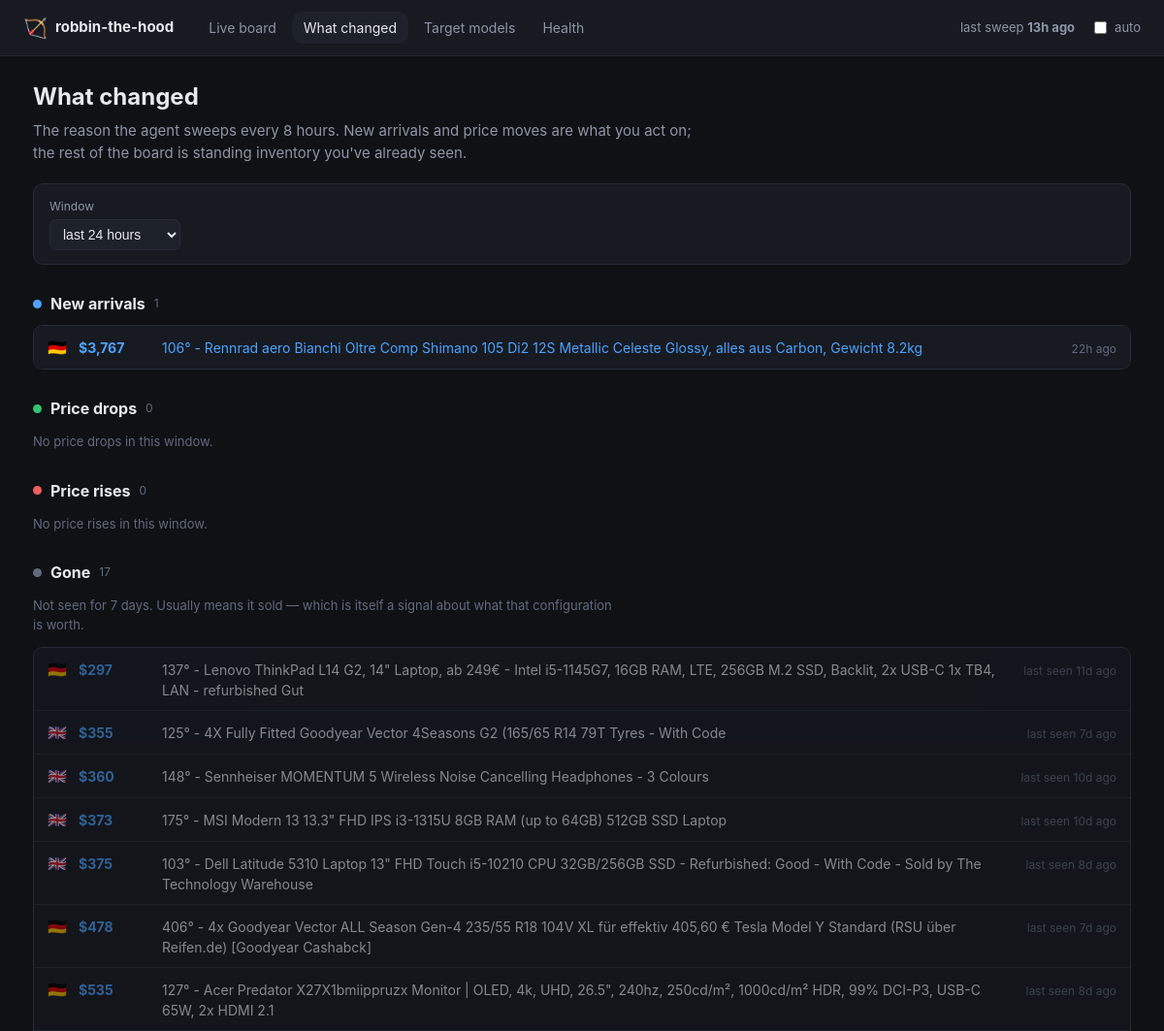
/changes (upper part), run on an earlier commit of the app's database.
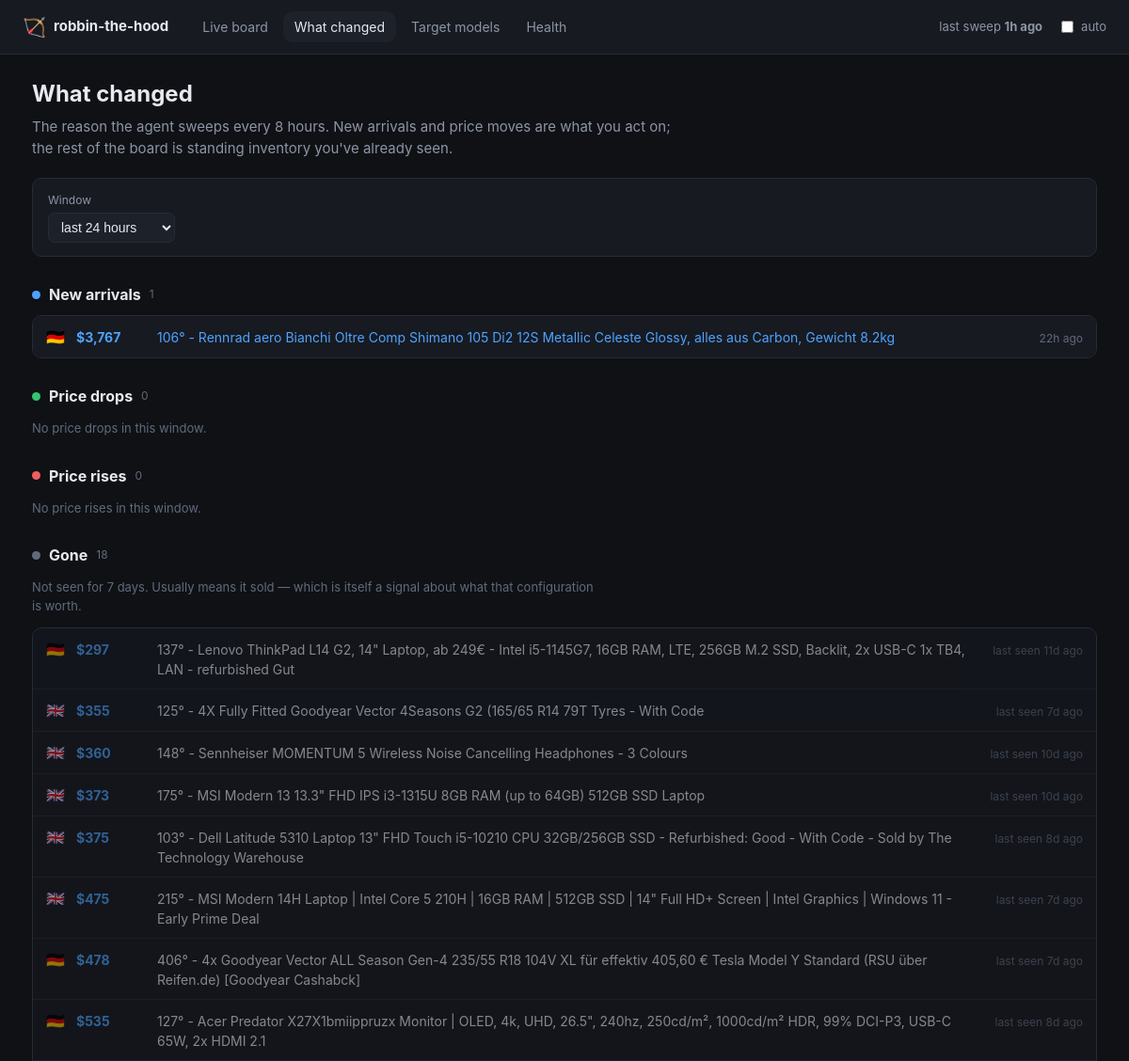
And on a later commit of the database.
### tables this page shows
CREATE TABLE listings (
    fingerprint     TEXT PRIMARY KEY,
    source          TEXT NOT NULL,
    listing_id      TEXT,
    title           TEXT NOT NULL,
    url             TEXT,
    region          TEXT NOT NULL,
    currency        TEXT NOT NULL,
    sticker_local   REAL,
    landed_usd      REAL,
    -- The FX rate is stored per listing so a comparison made weeks from now
    -- against today's record is still honest.
    fx_rate         REAL,
    fx_source       TEXT,
    fx_fetched_at   TEXT,
    score           REAL,
    model_key       TEXT,
    condition       TEXT,
    seller_name     TEXT,
    flags           TEXT,
    reject_reasons  TEXT,
    first_seen      TEXT NOT NULL,
    last_seen       TEXT NOT NULL,
    status          TEXT NOT NULL DEFAULT 'active'
, spec_line TEXT, score_breakdown TEXT, landed_explain TEXT);

### dashboard.py (the view)
@app.route("/changes")
def changes():
    hours = int(request.args.get("hours", 24))
    config = _config()
    with _open() as store:
        data = recent_changes(store, config, hours=hours)
        latest_run = store.latest_run_at()
    return render_template(
        "changes.html", changes=data, hours=hours, latest_run=latest_run,
        now=datetime.now(timezone.utc), active="changes",
        static_export=_static_export(),
    )

### dashboard.py (called while the page is built)
def _open():
    return Store(app.config["DEALS_DB"])

def _static_export() -> bool:
    return bool(app.config.get("STATIC_EXPORT"))

def _config():
    if app.config["DEALS_CONFIG"] is None:
        app.config["DEALS_CONFIG"] = load_config()
    return app.config["DEALS_CONFIG"]

@app.template_filter("money")
def money(value) -> str:
    return "—" if value is None else f"${value:,.0f}"

@app.template_filter("ago")
def ago(moment) -> str:
    if moment is None:
        return "never"
    delta = datetime.now(timezone.utc) - moment
    minutes = int(delta.total_seconds() // 60)
    if minutes < 1:
        return "just now"
    if minutes < 60:
        return f"{minutes}m ago"
    if minutes < 2880:
        return f"{minutes // 60}h ago"
    return f"{minutes // 1440}d ago"

### dealhunter/config.py (called while the page is built)
    def region(self, code: Region) -> RegionConfig:
        try:
            return self.regions[code]
        except KeyError as exc:  # pragma: no cover - config error, fails loudly
            raise KeyError(f"Region {code} is missing from config.yaml") from exc

### dealhunter/store.py (called while the page is built, shortened)
    def __enter__(self) -> "Store":
        return self

    def __exit__(self, *exc_info) -> None:
        self.close()

    def close(self) -> None:
        self.connection.commit()
        try:
            self.connection.execute("PRAGMA wal_checkpoint(TRUNCATE)")
        except sqlite3.Error as exc:  # pragma: no cover - non-fatal
            log.warning("Could not checkpoint the WAL: %s", exc)
        self.connection.close()

    @contextmanager
    def _tx(self):
        try:
            yield self.connection
            self.connection.commit()
        except Exception:
            self.connection.rollback()
            raise

    def _migrate(self) -> None:
        with self._tx() as connection:
            connection.executescript(SCHEMA)
            row = connection.execute("SELECT version FROM schema_version").fetchone()
            if row is None:
                connection.execute(
                    "INSERT INTO schema_version (version) VALUES (?)", (SCHEMA_VERSION,)
                )

    def latest_run_at(self) -> datetime | None:
        row = self.connection.execute(
            "SELECT started_at FROM runs WHERE finished_at IS NOT NULL "
            "ORDER BY id DESC LIMIT 1"
        ).fetchone()
        return datetime.fromisoformat(row["started_at"]) if row else None

### templates/changes.html (shortened to what this page needs)
{% extends "base.html" %}
{% block content %}
<div class="pagehead">
  <h1>What changed</h1>
  <p class="sub">
    The reason the agent sweeps every 8 hours. New arrivals and price moves are
    what you act on; the rest of the board is standing inventory you've already
    seen.
  </p>
</div>
<form class="filters" method="get">
  <label>Window
    <select name="hours" onchange="this.form.submit()">
      <option value="24"  {{ 'selected' if hours == 24 }}>last 24 hours</option>
    </select>
  </label>
</form>
<section class="changeblock">
  <h2><span class="dot new"></span> New arrivals
    <span class="n">{{ changes.new | length }}</span></h2>
  {% if changes.new %}
    <ul class="changes">
      {% for c in changes.new %}
        <li>
          <span class="flagicon">{{ c.region_flag }}</span>
          <span class="amount">{{ c.landed_usd | money }}</span>
          <a href="{{ c.url }}" target="_blank" rel="noopener">{{ c.title }}</a>
          <span class="when"><time datetime="{{ c.when.isoformat() }}">{{ c.when | ago }}</time></span>
        </li>
      {% endfor %}
    </ul>
  {% else %}
    <p class="none">Nothing new in this window.</p>
  {% endif %}
</section>
<section class="changeblock">
  <h2><span class="dot drop"></span> Price drops
    <span class="n">{{ changes.drops | length }}</span></h2>
  {% if changes.drops %}
    <ul class="changes">
      {% for c in changes.drops %}
        <li>
          <span class="flagicon">{{ c.region_flag }}</span>
          <span class="amount">{{ c.landed_usd | money }}</span>
          <span class="delta down">{{ c.delta | signed }} ({{ '%.1f' % c.percent }}%)</span>
          <a href="{{ c.url }}" target="_blank" rel="noopener">{{ c.title }}</a>
          <span class="when"><time datetime="{{ c.when.isoformat() }}">{{ c.when | ago }}</time></span>
        </li>
      {% endfor %}
    </ul>
  {% else %}
    <p class="none">No price drops in this window.</p>
  {% endif %}
</section>
<section class="changeblock">
  <h2><span class="dot rise"></span> Price rises
    <span class="n">{{ changes.rises | length }}</span></h2>
  {% if changes.rises %}
    <ul class="changes">
      {% for c in changes.rises %}
        <li>
          <span class="flagicon">{{ c.region_flag }}</span>
          <span class="amount">{{ c.landed_usd | money }}</span>
          <span class="delta up">{{ c.delta | signed }} ({{ '%.1f' % c.percent }}%)</span>
          <a href="{{ c.url }}" target="_blank" rel="noopener">{{ c.title }}</a>
          <span class="when"><time datetime="{{ c.when.isoformat() }}">{{ c.when | ago }}</time></span>
        </li>
      {% endfor %}
    </ul>
  {% else %}
    <p class="none">No price rises in this window.</p>
  {% endif %}
</section>
<section class="changeblock">
  <h2><span class="dot gone"></span> Gone
    <span class="n">{{ changes.gone | length }}</span></h2>
  <p class="hint">
    Not seen for 7 days. Usually means it sold — which is itself a signal about
    what that configuration is worth.
  </p>
  {% if changes.gone %}
    <ul class="changes">
      {% for c in changes.gone %}
        <li class="faded">
          <span class="flagicon">{{ c.region_flag }}</span>
          <span class="amount">{{ c.landed_usd | money }}</span>
          <span>{{ c.title }}</span>
          <span class="when">last seen <time datetime="{{ c.when.isoformat() }}">{{ c.when | ago }}</time></span>
        </li>
      {% endfor %}
    </ul>
  {% else %}
    <p class="none">Nothing has dropped off recently.</p>
  {% endif %}
</section>
{% endblock %}

### templates/base.html (shortened to what this page needs)
<!doctype html>
<html lang="en">
<head>
  <link rel="stylesheet" href="{{ url_for('static', filename='style.css') }}">
</head>
<body>
<header class="topbar">
  <div class="brand">
    <span class="logo">🏹</span>
    <span>robbin-the-hood</span>
  </div>
  <nav>
    <a href="{{ url_for('board') }}"        class="{{ 'on' if active == 'board' }}">Live board</a>
    <a href="{{ url_for('changes') }}"      class="{{ 'on' if active == 'changes' }}">What changed</a>
    <a href="{{ url_for('models') }}"       class="{{ 'on' if active == 'models' }}">Target models</a>
    <a href="{{ url_for('health_page') }}"  class="{{ 'on' if active == 'health' }}">Health</a>
  </nav>
  <div class="status">
    {% if latest_run %}
      <span class="sweep">last sweep
        <strong><time datetime="{{ latest_run.isoformat() }}">{{ latest_run | ago }}</time></strong>
      </span>
    {% else %}
      <span class="sweep warn">no completed sweep yet</span>
    {% endif %}
    {% if not static_export %}
      <label class="refresh">
        <input type="checkbox" id="autorefresh"> auto
      </label>
    {% endif %}
  </div>
</header>
<main>
  {% block content %}{% endblock %}
</main>
</body>
</html>

### static/style.css (style rules this page uses)
:root { --bg: #0f1115; --panel: #171a21; --panel-2: #1d212a; --line: #262b36; --text: #e6e9ef; --muted: #8d95a5; --dim: #616a7c; --accent: #4da3ff; --good: #35c46f; --warn: #e8b339; --bad: #ef5f5f; --priority: #b98bff; --radius: 10px; }
* { box-sizing: border-box; }
body { margin: 0; background: var(--bg); color: var(--text); font: 15px/1.5 ui-sans-serif, -apple-system, "Segoe UI", Roboto, sans-serif; }
a { color: var(--accent); text-decoration: none; }
.topbar { display: flex; align-items: center; gap: 24px; padding: 12px 24px; background: var(--panel); border-bottom: 1px solid var(--line); position: sticky; top: 0; z-index: 10; }
.brand { display: flex; align-items: center; gap: 8px; font-weight: 650; }
.logo { font-size: 20px; }
.topbar nav { display: flex; gap: 4px; }
.topbar nav a { padding: 6px 12px; border-radius: var(--radius); color: var(--muted); font-size: 14px; }
.topbar nav a.on { background: var(--panel-2); color: var(--text); }
.status { margin-left: auto; display: flex; align-items: center; gap: 16px; font-size: 13px; color: var(--muted); }
.refresh { display: flex; align-items: center; gap: 5px; cursor: pointer; }
main { max-width: 1180px; margin: 0 auto; padding: 24px; }
.pagehead h1 { margin: 0 0 6px; font-size: 24px; }
.pagehead .sub { margin: 0 0 20px; color: var(--muted); max-width: 74ch; }
.filters { display: flex; flex-wrap: wrap; gap: 14px; align-items: end; background: var(--panel); border: 1px solid var(--line); border-radius: var(--radius); padding: 14px 16px; margin-bottom: 20px; }
.filters label { display: flex; flex-direction: column; gap: 4px; font-size: 12px; color: var(--muted); }
.filters select, .filters input[type="number"] { background: var(--panel-2); color: var(--text); border: 1px solid var(--line); border-radius: 7px; padding: 6px 9px; font-size: 14px; }
.flagicon { font-size: 16px; }
.changeblock { margin: 28px 0; }
.changeblock h2 { font-size: 16px; display: flex; align-items: center; gap: 9px; margin: 0 0 10px; }
.changeblock h2 .n { font-size: 12px; color: var(--dim); font-weight: 400; }
.dot { width: 9px; height: 9px; border-radius: 50%; display: inline-block; }
.dot.new { background: var(--accent); }
.dot.drop { background: var(--good); }
.dot.rise { background: var(--bad); }
.dot.gone { background: var(--dim); }
ul.changes { list-style: none; margin: 0; padding: 0; border: 1px solid var(--line); border-radius: var(--radius); overflow: hidden; }
ul.changes li { display: flex; gap: 12px; align-items: baseline; padding: 10px 14px; background: var(--panel); border-bottom: 1px solid var(--line); font-size: 14px; }
ul.changes li:last-child { border-bottom: 0; }
ul.changes li.faded { opacity: .55; }
ul.changes .amount { font-weight: 700; color: var(--accent); min-width: 74px; }
ul.changes a { flex: 1; }
ul.changes .when { font-size: 12px; color: var(--dim); margin-left: auto; white-space: nowrap; }
.none, .hint { color: var(--dim); font-size: 13px; }
.hint { max-width: 74ch; }

What changed in the data, as far as the page shows it:
now on this page (row edited): listings: region_flag "🇬🇧", landed_usd "$475", title "215° - MSI Modern 14H Laptop | Intel Core 5 210H | 16GB RAM | 512GB SSD | 14\" Full HD+ Screen | Intel Graphics | Windows 11 - Early Prime Deal", when|ago "7d ago", shown under "Gone 18"
Also different on the page:
{{ latest_run | ago }}: "13h ago" → "1h ago"
{{ changes.gone | length }}: "17" → "18"
